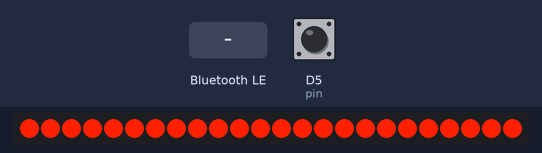
The sketch below on a simulated Arduino Nano 33 IoT. On the bench: 24 RGB LEDs in strip order, left to right. The inputs (shaded band) are chosen by the test bench; at power-on: D5 (pin) HIGH. Nothing arrives over Bluetooth unless stated; a phone connects over Bluetooth LE 3 s after start.

Above: at 1.2 s.
1.3 s: Bluetooth LE write "2" received
At 4.1 s:
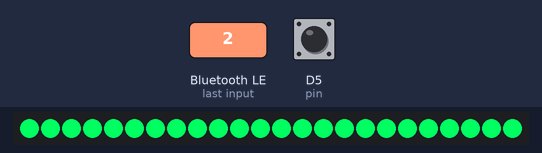
4.3 s: Bluetooth LE write "1" received
At 4.31 s:
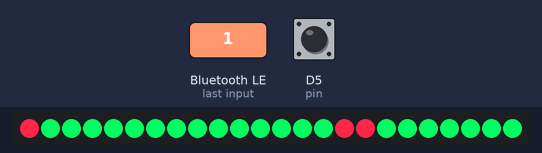
Timing chart, 0 to 7.3 s (numbered marks = the images above; inputs shaded):
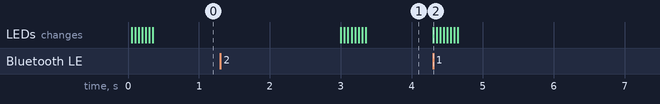

Measured:
- after the input at 1.3 s, the LEDs: first change after 1.7 s (image 1 shows a later state)
- after the input at 4.3 s, the LEDs: change at once (image 2)

The sketch:

BLE_Penlight_Peripheral.ino
```cpp
// BLE Concert Pen Light (Peripheral)

#include <ArduinoBLE.h>
#include "Button.h"
#include "LEDBar.h"

// Global variables
// Arduino BLEのサンプルプログラムの設定値そのままやけどええのんか？
const char *LOCALNAME = "PenLight";
const char *LEDSERV = "19B10000-E8F2-537E-4F6C-D104768A1214";
const char *LEDCHAR = "19B10001-E8F2-537E-4F6C-D104768A1214";
const char *BTNCHAR = "19B10002-E8F2-537E-4F6C-D104768A1214";

BLEService ledService(LEDSERV);
BLEByteCharacteristic LedCh(LEDCHAR, BLERead | BLEWrite);
BLEByteCharacteristic BtnCh(BTNCHAR, BLERead | BLENotify);
LEDBar led;
Button btn;


// initialising
void setup()
{
    BLE.begin();
    BLE.setLocalName(LOCALNAME);
    BLE.setAdvertisedService(ledService);

    ledService.addCharacteristic(LedCh);
    ledService.addCharacteristic(BtnCh);
    BLE.addService(ledService);

    LedCh.writeValue(0);
    BtnCh.writeValue(0);

    BLE.advertise();
}


// main loop
void loop()
{
    if (btn.isPowerON())
    {
        // remote controlled mode
        remoteControlledMode_loop();
    }

    // stand alone mode
    btn.update();
    led.cyclicProcess(btn.getNo());
}


// main loop for remote controlled mode
void remoteControlledMode_loop()
{
    int btn_peripheral = btn.getNo();
    int btn_central = btn_peripheral;

    BLEDevice central = BLE.central();

    while (central && central.connected())
    {
        btn.update();
        btn_peripheral = btn.getNo();

        // Power OFF by long press
        if (!btn.isPowerON())
        {
            central.disconnect();
            return;
        }

        // send
        if (btn_central != btn_peripheral)
        {
            BtnCh.writeValue((byte)btn_peripheral);
        }

        // receive
        if (LedCh.written())
        {
            btn_central = (int)LedCh.value();
            btn.setNo(btn_central);
        }

        // control LEDs and wait
        led.cyclicProcess(btn_central);
    }
}
```

Button.h
```cpp
// Button of Penlight

#ifndef BUTTON_H
#define BUTTON_H

#include <Arduino.h>
#include "WaitCounter.h"

class Button
{
private:
    WaitCounter *counter;
    int no;
    const int pin = 5;
    const int longPushTime = 5000;

public:
    Button()
    {
        counter = new WaitCounter(longPushTime);
        pinMode(pin, INPUT_PULLUP);
        no = 0;
    }

    int getNo()
    {
        return no;
    }

    void setNo(int value)
    {
        no = value;
    }

    bool isPowerON()
    {
        return (0 <= no);
    }

    void update()
    {
        static int last_sw = HIGH;

        int sw = digitalRead(pin);

        if ((last_sw == LOW) && (sw == HIGH) && !counter->isCounted())
        {
            no = (no + 1) % 10;
        }

        if ((last_sw == HIGH) && (sw == LOW))
        {
            counter->reset(longPushTime);
        }

        last_sw = sw;

        // Long press
        if ((sw == LOW) && counter->isCounted())
        {
            no = -1;
        }
    }
};


#endif // BUTTON_H
```

LEDBar.cpp
```cpp
// LED Control for Penlight

#include "LEDBar.h"


LEDBar::LEDBar()
{
    colorNo = 0;
    rainbowNo = 0;
    wait = new WaitCounter(loopDelay);
    pixels = new Adafruit_NeoPixel(ledNum, pin, NEO_GRB + NEO_KHZ800);
    pixels->begin();
}


LEDBar::~LEDBar()
{
    delete wait;
    delete pixels;
}


void LEDBar::cyclicProcess(int no)
{
    if (no != colorNo)
    {
        colorNo = no;
        rainbowNo = 0;
    }

    SetColor(GetColor());

    while (!wait->isCounted());
    wait->reset(loopDelay);
}


void LEDBar::SetColor(unsigned int c)
{
    for (int i=0; i<7; i++)
    {
        LedColors[7-i] = LedColors[6-i];
    }

    LedColors[0] = c;


    for (int i=0; i<8; i++)
    {
        pixels->setPixelColor(i   , LedColors[i]);
        pixels->setPixelColor(15-i, LedColors[i]);
        pixels->setPixelColor(i+16, LedColors[i]);
    }

    pixels->show();
}


unsigned int LEDBar::GetColor()
{
    switch (colorNo)
    {
        case  0: return 0xFF2000;
        case  1: return 0xFF2747;
        case  2: return 0x00FF60;
        case  3: return 0xFF0000;
        case  4: return 0x0020FF;
        case  5: return 0xF0F0FF;
        case  6: return 0xFFFF00;
        case  7: return 0x4000FF;
        case  8: return 0xFF0060;
        case  9: return GetRainbowColor();
        default: return 0x000000;
    }
}


unsigned int LEDBar::GetRainbowColor()
{
    rainbowNo = (rainbowNo + 1) % 42;

    switch (rainbowNo)
    {
        case  0:
        case  1:
        case  2: return 0xFF0000;
        case  3: return 0xFF0F00;
        case  4: return 0xFF1F00;
        case  5: return 0xFF3F00;
        case  6: return 0xFF7F00;
        case  7:
        case  8:
        case  9: return 0xFFFF00;
        case 10: return 0x7FFF00;
        case 11: return 0x3FFF00;
        case 12: return 0x1FFF00;
        case 13: return 0x0FFF00;
        case 14:
        case 15:
        case 16: return 0x00FF00;
        case 17: return 0x00FF0F;
        case 18: return 0x00FF1F;
        case 19: return 0x00FF3F;
        case 20: return 0x00FF7F;
        case 21:
        case 22:
        case 23: return 0x00FFFF;
        case 24: return 0x007FFF;
        case 25: return 0x003FFF;
        case 26: return 0x001FFF;
        case 27: return 0x000FFF;
        case 28:
        case 29:
        case 30: return 0x0000FF;
        case 31: return 0x0F00FF;
        case 32: return 0x1F00FF;
        case 33: return 0x3F00FF;
        case 34: return 0x7F00FF;
        case 35:
        case 36:
        case 37: return 0xFF00FF;
        case 38: return 0xFF007F;
        case 39: return 0xFF003F;
        case 40: return 0xFF001F;
        case 41: return 0xFF000F;
        default: return 0x000000;
    }
}
```

LEDBar.h
```cpp
// LED Control for Penlight

#ifndef LEDBAR_H
#define LEDBAR_H

#include <Arduino.h>
#include <Adafruit_NeoPixel.h>
#include "WaitCounter.h"


// LEDs control
class LEDBar
{
private:
    const int pin = 6;
    const int ledNum = 24;
    const int loopDelay = 50;

    int colorNo;
    int rainbowNo;
    unsigned int LedColors[8];

    WaitCounter *wait;
    Adafruit_NeoPixel *pixels;

public:
    LEDBar();
    ~LEDBar();
    void cyclicProcess(int no);

private:
    void SetColor(unsigned int c);
    unsigned int GetColor();
    unsigned int GetRainbowColor();
};


#endif // LEDBAR_H
```

WaitCounter.cpp
```cpp
#include "WaitCounter.h"

WaitCounter::WaitCounter(int32_t wait_ms)
{
    reset(wait_ms);
}

void WaitCounter::reset(int32_t wait_ms)
{
    wait_time  = wait_ms;
    reset_time = millis();
}

bool WaitCounter::isCounted(void)
{
    if (0 <= wait_time)
    {
        uint32_t current_time = millis();

        /* 長時間の動作は対象外という事にしてmillisのカウント値のオーバーフローは考慮していないが */
        /* unsignedの引き算の結果がオーバーフローして巨大な値になり、結果的にtrueに転ぶ気がする  */
        if ((uint32_t)wait_time <= (current_time - reset_time))
        {
            return true;
        }
    }

    return false;
}
```

WaitCounter.h
```cpp
// for wait time
#ifndef WAIT_COUNTER_H
#define WAIT_COUNTER_H

#include <Arduino.h>

// counter for waiting exactly
class WaitCounter
{
    int32_t  wait_time;
    uint32_t reset_time;

public:
    WaitCounter(int32_t wait_ms=0);
    void reset(int32_t wait_ms);
    bool isCounted(void);
};

#endif // WAIT_COUNTER_H
```
